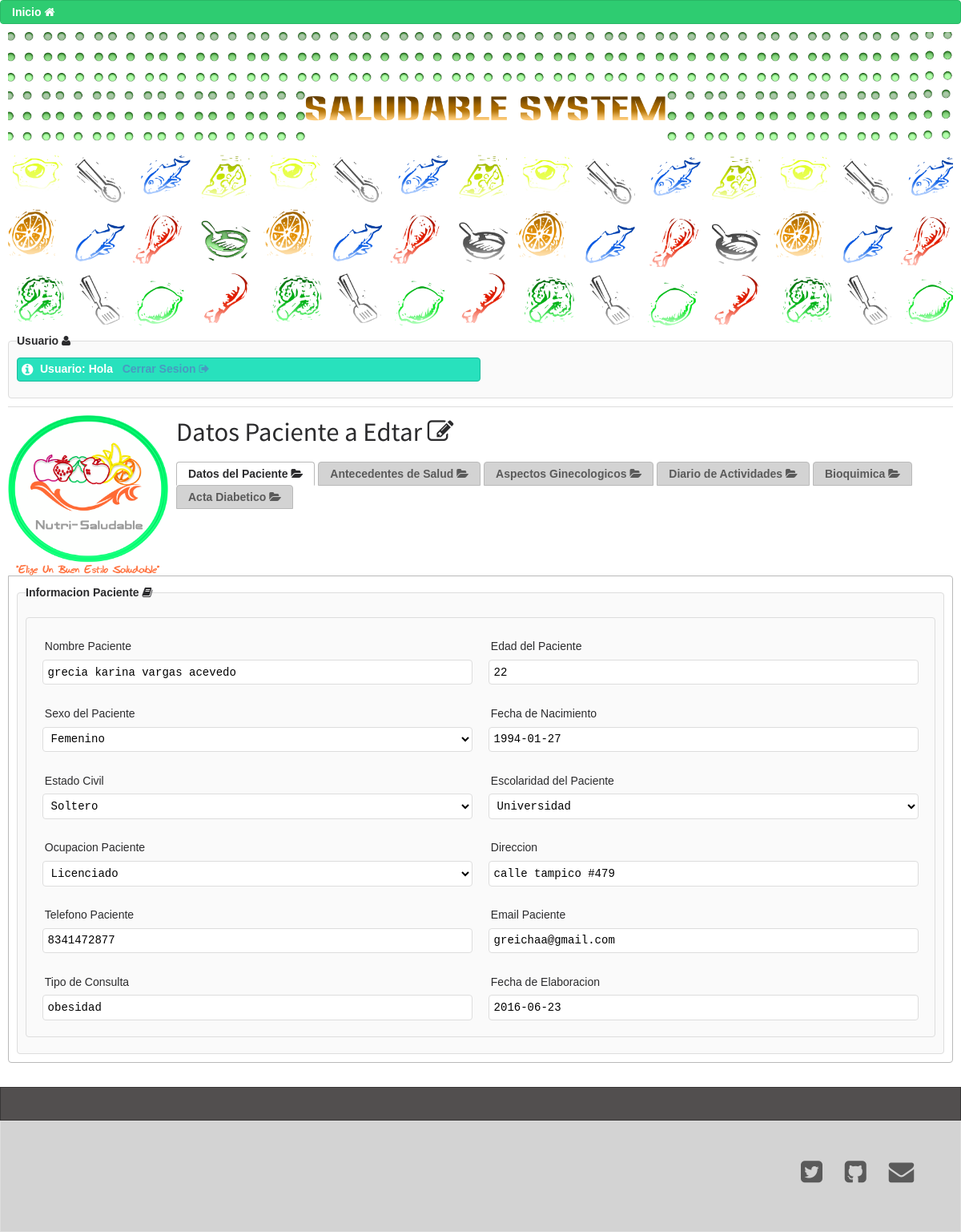
The app's page /editar.php?id=3 with its own data.
### tables this page shows
CREATE TABLE `datos_personales` (
  `id_paciente` int(11) NOT NULL,
  `nombre_paciente` varchar(50) NOT NULL,
  `edad` int(11) NOT NULL,
  `sexo` varchar(20) NOT NULL,
  `fecha_nacimiento` date NOT NULL,
  `estado_civil` varchar(50) NOT NULL,
  `escolaridad` varchar(50) NOT NULL,
  `ocupacion` varchar(100) NOT NULL,
  `direccion` varchar(100) NOT NULL,
  `telefono` varchar(10) NOT NULL,
  `email` varchar(50) NOT NULL,
  `motivo_consulta` varchar(100) NOT NULL,
  `fecha_elaboracion` date NOT NULL
);

### funciones.php (called while the page is built, shortened)
<?php
function getParam($param, $default) {
	$result = $default;
	if (isset($param)) {
  		$result = (get_magic_quotes_gpc()) ? $param : addslashes($param);
	}
	return $result;
}
function sqlValue($value, $type) {
  $value = get_magic_quotes_gpc() ? stripslashes($value) : $value;
  $value = function_exists("mysql_real_escape_string") ? mysql_real_escape_string($value) : mysql_escape_string($value);
  switch ($type) {
    case "int":
      $value = ($value != "") ? intval($value) : "NULL";
      break;
  }
  return $value;
}
?>

### actualizar.php (called while the page is built, shortened)
<?php
$conexion = mysql_connect("localhost", "saludable") or trigger_error(mysql_error(),E_USER_ERROR);
require("funciones.php");
$id_paciente = getParam($_GET["id"], "-1");
$sql = "SELECT datos_personales.*, antecedentes_salud.*, aspectos_ginecologicos.*, dario_actividades.*, bioquimica.*, acta_diabetico.* FROM datos_personales INNER JOIN antecedentes_salud ON datos_personales.id_paciente = antecedentes_salud.id_antecedente INNER JOIN aspectos_ginecologicos ON antecedentes_salud.id_antecedente = aspectos_ginecologicos.id_ginecologico INNER JOIN dario_actividades ON aspectos_ginecologicos.id_ginecologico = dario_actividades.id_actividad INNER JOIN bioquimica ON dario_actividades.id_actividad = bioquimica.id_bioquimica INNER JOIN acta_diabetico ON bioquimica.id_bioquimica = acta_diabetico.id_diabetico WHERE datos_personales.id_paciente = ".sqlValue($id_paciente, "int");
$queEmp = mysql_query($sql, $conexion);
$rsEmp = mysql_fetch_assoc($queEmp);
?>

### editar.php (the view, shortened to what this page needs)
<?php include("actualizar.php"); ?>
<!DOCTYPE html>
<html>
<head>
<link type="text/css" rel="stylesheet" href="groundwork-master/css/groundwork.css">
</head>
<body >
    <nav role="navigation" class="nav green">
      <ul>
       <li><a href="inicio.php" title="Inicio">Inicio <i class="icon-home icon-1x"></i></a></li>
      </ul>
    </nav>
	       <article class="row">
        <section class="four fourths  padded bounceInDown animated"><img src="image/fondo_tp.png" alt="">
            <fieldset>
        <legend>Usuario <i class="icon-user icon-1x"></i></legend>
         <div class="one half ">
          <p class="message turquoise"><?php echo "Usuario: Hola " . $_SESSION['usuario'];?>&nbsp;&nbsp;<a href="logout.php" title="Inicio">Cerrar Sesion <i class="icon-signout icon-1x"></i></a></p>
          </div>
        </fieldset>
          <hr><img src="image/logo_grecia.png" width="200px" height="200px" class="pull-left gap-right">
          <h1>Datos Paciente a Edtar <i class="icon-edit icon-1x"></i></h1>
          <p>
    <div class="tabs ipad">
  <ul role="tablist">
    <li role="tab" aria-controls="#tab1">Datos del Paciente <i class="icon-folder-open icon-1x"></i></li>
    <li role="tab" aria-controls="#tab2">Antecedentes de Salud <i class="icon-folder-open icon-1x"></i></li>
    <li role="tab" aria-controls="#tab3">Aspectos Ginecologicos <i class="icon-folder-open icon-1x"></i></li>
    <li role="tab" aria-controls="#tab4">Diario de Actividades <i class="icon-folder-open icon-1x"></i></li>
    <li role="tab" aria-controls="#tab5">Bioquimica <i class="icon-folder-open icon-1x"></i></li>
    <li role="tab" aria-controls="#tab6">Acta Diabetico <i class="icon-folder-open icon-1x"></i></li>
  </ul>
  <div id="tab1" role="tabpanel">
   <fieldset>
        <legend>Informacion Paciente <i class="icon-book icon-1x"></i></legend>
    <p class="gap-top-small-tablet">
        <div class="row">
          <fieldset>
 <form action="editar.php?action=edit" method="post">
   <div class="one half padded">
            <label >Nombre Paciente</label>
            <input name="nombre_paciente" type="text" placeholder="Nombre(s) Apellido(s)" value="<?php echo $rsEmp["nombre_paciente"]; ?>">
          </div>
          <div class="one half padded">
            <label>Edad del Paciente</label>
            <input name="edad" type="text" placeholder="Edad paciente" value="<?php echo $rsEmp["edad"]; ?>">
          </div>
            <div class="one half padded">
            <label>Sexo del Paciente</label>
           <select class="unselected" name="sexo" >
                <option ><?php echo $rsEmp["sexo"]; ?></option>
              </select>
          </div>
         <div class="one half padded">
            <label >Fecha de Nacimiento</label>
            <input type="text" name="fecha_nacimiento" value="<?php echo $rsEmp["fecha_nacimiento"]; ?>" placeholder="Fecha de Nacimiento paciente">
          </div>
           <div class="one half padded">
            <label >Estado Civil</label>
             <select class="unselected" name="estado_civil" >
                <option ><?php echo $rsEmp["estado_civil"]; ?></option>
              </select>
          </div>
          <div class="one half padded">
            <label >Escolaridad del Paciente</label>
            <select class="unselected" name="escolaridad">
                <option ><?php echo $rsEmp["escolaridad"]; ?></option>
              </select>
          </div>
            <div class="one half padded">
            <label >Ocupacion Paciente</label>
            <select class="unselected" name="ocupacion">
                <option ><?php echo $rsEmp["ocupacion"]; ?></option>
              </select>
          </div>
          <div class="one half padded">
            <label >Direccion</label>
            <input name="direccion" type="text" value="<?php echo $rsEmp["direccion"]; ?>" placeholder="Direccion del paciente">
          </div>
          <div class="one half padded">
            <label >Telefono Paciente</label>
            <input name="telefono" type="text" value="<?php echo $rsEmp["telefono"]; ?>" placeholder="Telefono Paciente">
          </div>
          <div class="one half padded">
            <label >Email Paciente</label>
            <input name="email" type="text" value="<?php echo $rsEmp["email"]; ?>" placeholder="Email paciente">
          </div>
          <div class="one half padded">
            <label>Tipo de Consulta</label>
            <input name="motivo_consulta" type="text" value="<?php echo $rsEmp["motivo_consulta"]; ?>" placeholder="Tipo de Consulta">
          </div>
            <div class="one half padded">
            <label >Fecha de Elaboracion</label>
            <input  type="text" name="fecha_elaboracion" value="<?php echo $rsEmp["fecha_elaboracion"]; ?>"  value="<?php echo date("Y-m-d") ?>">
          </div>
        </fieldset>
        </div></p>
  </div>
         </p>
        </section>
      </article>
 <footer class="gap-top bounceInUp animated">
      <div class="box square charcoal">
        <div class="container padded">
        </div>
      </div>
      <div class="box square">
        <div class="container padded">
          <div class="row">
            <div class="one half padded">
            </div>
            <div class="one half padded">
              <p class="large padded align-right align-center-small-tablet"><a href="http://twitter.com/groundworkcss" target="_blank" title="@groundworkcss" style="text-decoration:none;" class="large inline gapped"></a><a href="http://github.com/groundworkcss" target="_blank" title="@groundworkcss" style="text-decoration:none;" class="large inline gapped"></a><a href="mailto:groundworkcss@gmail.com" title="groundworkcss@gmail.com" style="text-decoration:none;" class="large inline gapped"></a></p>
            </div>
          </div>
        </div>
      </div>
    </footer>
</body>
</html>

### records on screen
datos_personales: nombre_paciente "grecia karina vargas acevedo", edad "22", sexo "Femenino", fecha_nacimiento "1994-01-27", estado_civil "Soltero", escolaridad "Universidad", ocupacion "Licenciado", direccion "calle tampico #479", telefono "8341472877", email "greichaa@gmail.com", motivo_consulta "obesidad", fecha_elaboracion "2016-06-23"
